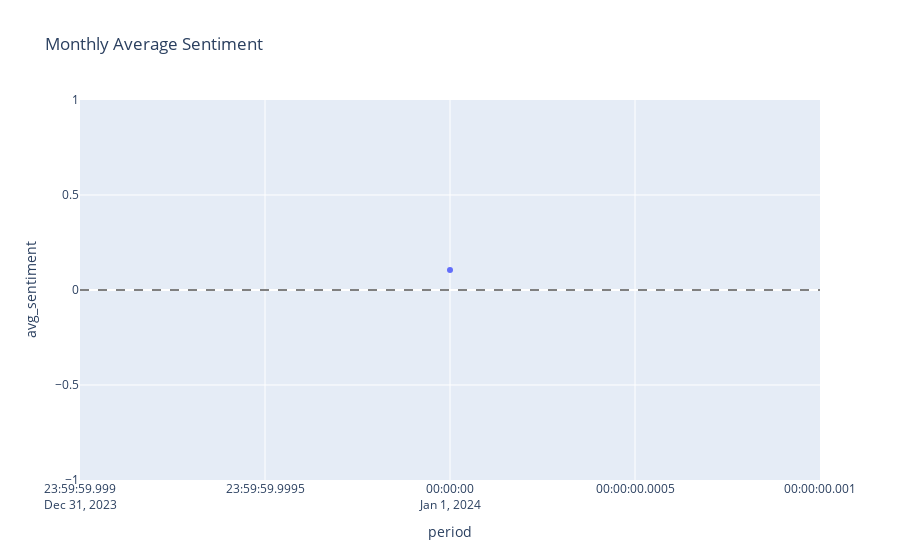

This figure's notebook cell:
### Markdown cell above
## 4. Sentiment Trends

### Code cell
from reddit_sentiment.analysis.trends import SentimentTrendAnalyzer

trend_analyzer = SentimentTrendAnalyzer()
trends = trend_analyzer.analyze(df)

if not trends.monthly.empty:
    fig = px.line(
        trends.monthly, x='period', y='avg_sentiment',
        title='Monthly Average Sentiment',
        markers=True
    )
    fig.add_hline(y=0, line_dash='dash', line_color='gray')
    fig.update_layout(yaxis=dict(range=[-1, 1]))
    fig.show()
    display(trends.monthly)

### Figure 1 — Plotly figure (JSON) as saved in the notebook; plotly's stock layout.template omitted (floating-point values rounded to 4 significant figures)
{"data": [{"hovertemplate": "period=%{x}<br>avg_sentiment=%{y}<extra></extra>", "legendgroup": "", "line": {"color": "#636efa", "dash": "solid"}, "marker": {"symbol": "circle"}, "mode": "lines+markers", "name": "", "orientation": "v", "showlegend": false, "type": "scatter", "x": ["2024-01"], "xaxis": "x", "y": [0.1048], "yaxis": "y"}], "layout": {"legend": {"tracegroupgap": 0}, "shapes": [{"line": {"color": "gray", "dash": "dash"}, "type": "line", "x0": 0, "x1": 1, "xref": "x domain", "y0": 0, "y1": 0, "yref": "y"}], "title": {"text": "Monthly Average Sentiment"}, "xaxis": {"anchor": "y", "domain": [0.0, 1.0], "title": {"text": "period"}}, "yaxis": {"anchor": "x", "domain": [0.0, 1.0], "range": [-1, 1], "title": {"text": "avg_sentiment"}}}}
